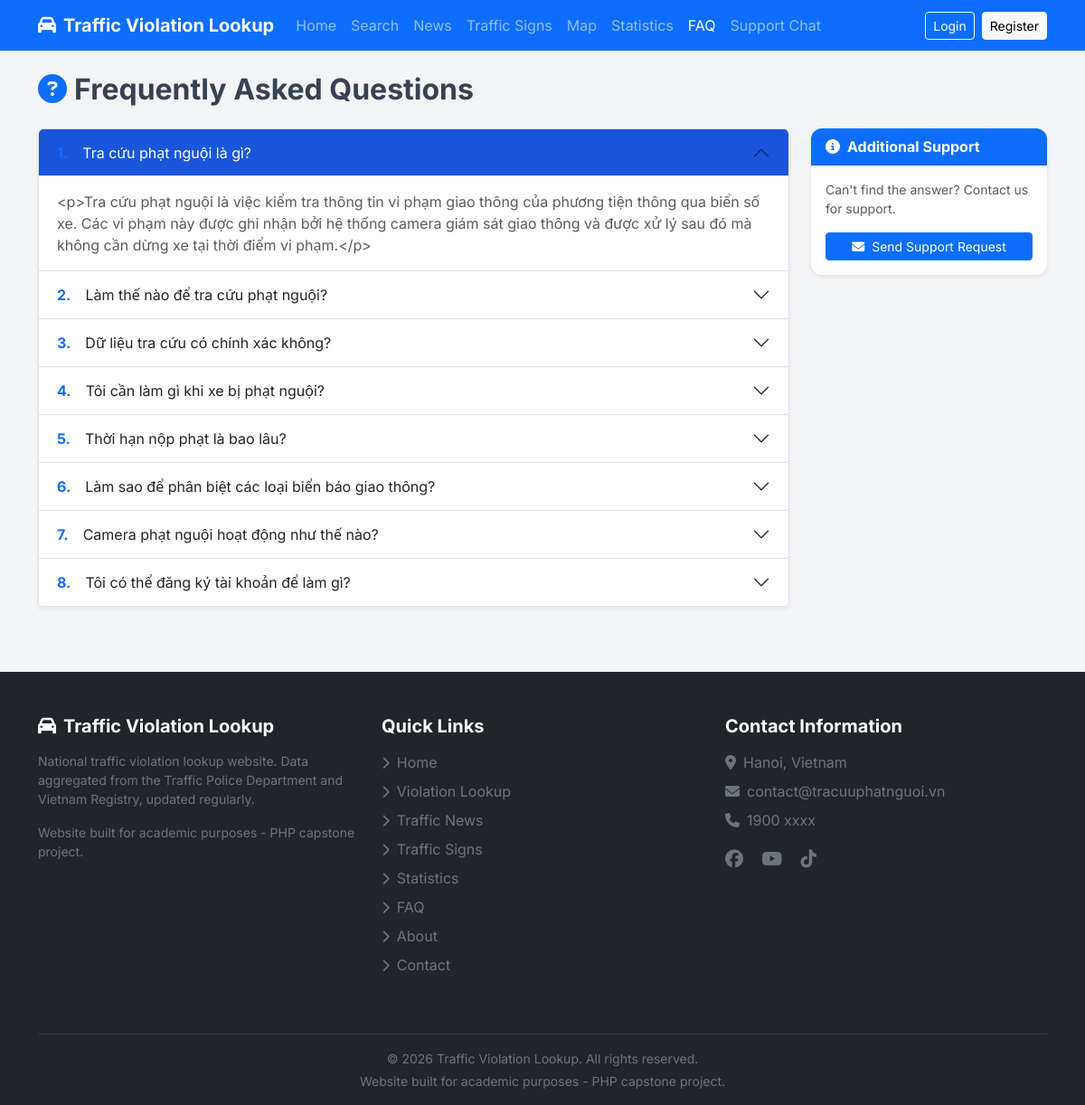
The page /faq on the database as committed earlier.
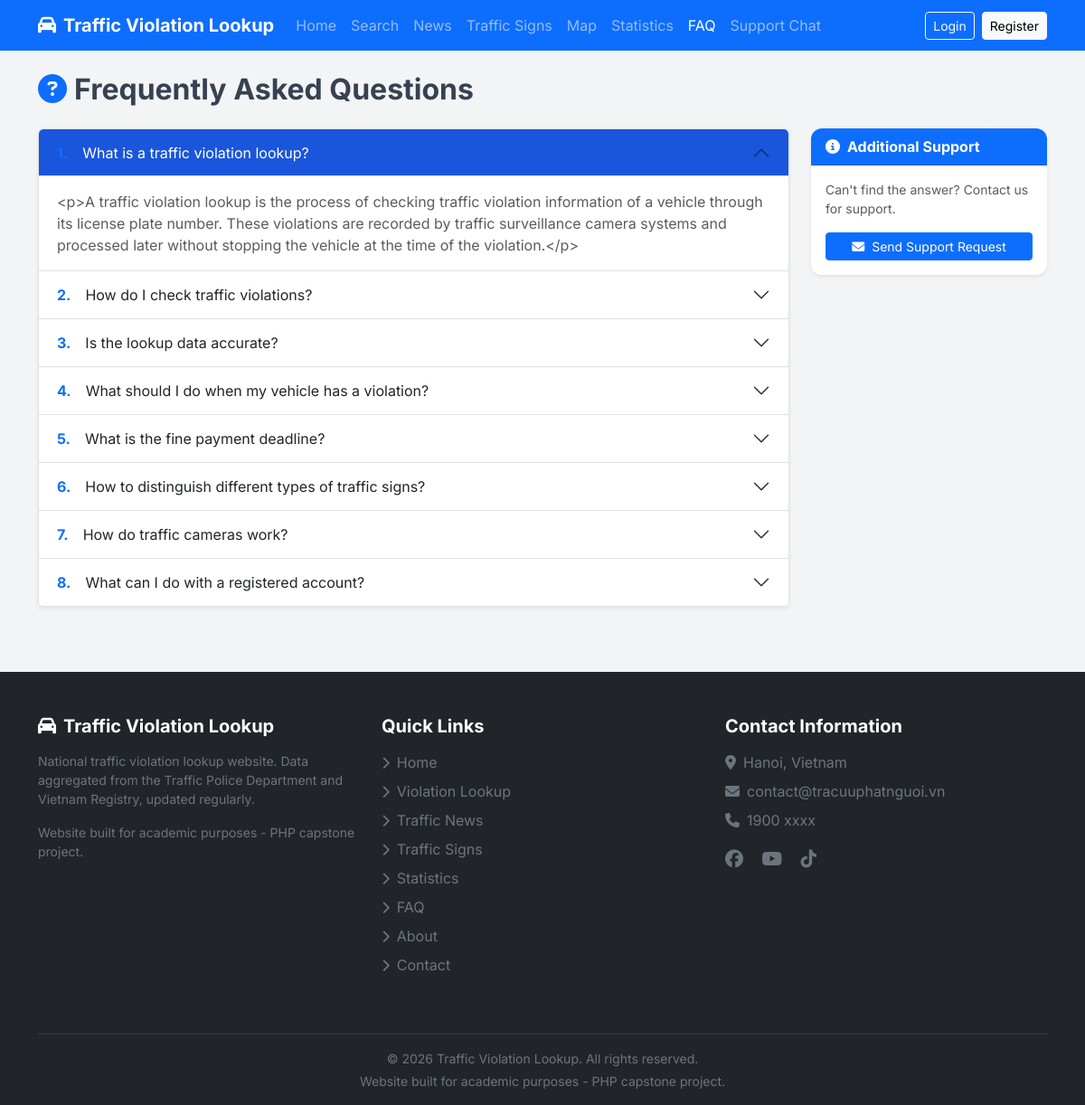
The same page on the database as committed later.
### tables this page shows
CREATE TABLE faqs (
    id INT AUTO_INCREMENT PRIMARY KEY,
    question VARCHAR(500) NOT NULL,
    answer TEXT NOT NULL,
    category VARCHAR(100) NULL,
    sort_order INT NOT NULL DEFAULT 0,
    status TINYINT NOT NULL DEFAULT 1
);

### app/core/Controller.php (called while the page is built, shortened)
<?php
class Controller
{
    protected function view(string $view, array $data = [], string $layout = 'client'): void
    {
        extract($data);
        $viewPath = __DIR__ . '/../views/' . $view . '.php';
        require $viewPath;
    }
}

### app/controllers/client/FaqController.php (called while the page is built, shortened)
<?php
class FaqController extends Controller
{
    public function index(): void
    {
        $faqModel = new Faq();
        $faqs = $faqModel->getActive();
        $this->view('client/faq/index', [
            'title' => 'Frequently Asked Questions',
            'faqs' => $faqs,
        ]);
    }
}

### public/index.php (called while the page is built, shortened)
<?php
spl_autoload_register(function (string $class): void {
    $prefix = 'App\\';
    $baseDir = __DIR__ . '/../app/';
    $relativeClass = substr($class, strlen($prefix));
    $parts = explode('\\', $relativeClass);
    $parts[0] = strtolower($parts[0]);
    if (count($parts) > 1 && $parts[0] === 'controllers') {
        $parts[1] = strtolower($parts[1]);
    }
    $file = $baseDir . implode('/', $parts) . '.php';
});
$router = new App\Core\Router();
$uri = $_SERVER['REQUEST_URI'] ?? '/';
$method = $_SERVER['REQUEST_METHOD'] ?? 'GET';
$router->dispatch($uri, $method);

### app/core/Database.php (called while the page is built, shortened)
<?php
class Database
{
    private static ?Database $instance = null;
    private \PDO $pdo;
    private function __construct()
    {
        $config = require __DIR__ . '/../../config/config.php';
        $dsn = sprintf(
            'mysql:host=%s;dbname=%s;charset=%s',
            $config['db_host'],
            $config['db_name'],
            $config['db_charset']
        );
        $this->pdo = new \PDO($dsn, $config['db_user'], $config['db_pass'], [
            \PDO::ATTR_ERRMODE            => \PDO::ERRMODE_EXCEPTION,
            \PDO::ATTR_DEFAULT_FETCH_MODE => \PDO::FETCH_ASSOC,
            \PDO::ATTR_EMULATE_PREPARES   => false,
        ]);
    }
    public static function getInstance(): self
    {
        if (self::$instance === null) {
            self::$instance = new self();
        }
        return self::$instance;
    }
    public function getConnection(): \PDO
    {
        return $this->pdo;
    }
}

### app/core/Model.php (called while the page is built, shortened)
<?php
class Model
{
    protected PDO $db;
    protected string $table = '';
    public function __construct()
    {
        $this->db = Database::getInstance()->getConnection();
    }
    public function all(array $conditions = [], string $orderBy = '', int $limit = 0, int $offset = 0): array
    {
        $sql = "SELECT * FROM {$this->table}";
        $params = [];
        if (!empty($conditions)) {
            $whereClauses = [];
            foreach ($conditions as $key => $value) {
                $whereClauses[] = "{$key} = :{$key}";
                $params[$key] = $value;
            }
            $sql .= ' WHERE ' . implode(' AND ', $whereClauses);
        }
        if (!empty($orderBy)) {
            $sql .= " ORDER BY {$orderBy}";
        }
        $stmt = $this->db->prepare($sql);
        $stmt->execute($params);
        return $stmt->fetchAll();
    }
}

### app/models/Faq.php (called while the page is built, shortened)
<?php
class Faq extends Model
{
    public function getActive(): array
    {
        return $this->all(['status' => 1], 'sort_order ASC');
    }
}

### app/views/client/faq/index.php (the view, shortened to what the rows shown need)
<div class="container py-4">
    <h2 class="fw-bold mb-4">
        <i class="fas fa-question-circle me-2 text-primary"></i>Frequently Asked Questions
    </h2>
    <?php if (empty($faqs)): ?>
        <div class="text-center py-5">
            <i class="fas fa-question-circle fa-4x text-muted mb-3"></i>
            <h4 class="text-muted">No questions available</h4>
            <p class="text-muted">Please check back later.</p>
        </div>
    <?php else: ?>
        <div class="row">
            <div class="col-lg-9">
                <div class="accordion shadow-sm" id="faqAccordion">
                    <?php foreach ($faqs as $index => $faq): ?>
                        <div class="accordion-item">
                            <h2 class="accordion-header">
                                <button class="accordion-button <?= $index > 0 ? 'collapsed' : '' ?>"
                                        type="button" data-bs-toggle="collapse"
                                        data-bs-target="#faq-<?= $faq['id'] ?>"
                                        aria-expanded="<?= $index === 0 ? 'true' : 'false' ?>">
                                    <span class="text-primary me-3 fw-bold"><?= $index + 1 ?>.</span>
                                    <?= htmlspecialchars($faq['question'], ENT_QUOTES, 'UTF-8') ?>
                                </button>
                            </h2>
                            <div id="faq-<?= $faq['id'] ?>"
                                 class="accordion-collapse collapse <?= $index === 0 ? 'show' : '' ?>"
                                 data-bs-parent="#faqAccordion">
                                <div class="accordion-body text-muted">
                                    <?= nl2br(htmlspecialchars($faq['answer'], ENT_QUOTES, 'UTF-8')) ?>
                                </div>
                            </div>
                        </div>
                    <?php endforeach; ?>
                </div>
            </div>
            <div class="col-lg-3 mt-4 mt-lg-0">
                <div class="card shadow-sm border-0">
                    <div class="card-header bg-primary text-white fw-bold">
                        <i class="fas fa-info-circle me-2"></i>Additional Support
                    </div>
                    <div class="card-body">
                        <p class="text-muted small">Can't find the answer? Contact us for support.</p>
                        <a href="/lien-he" class="btn btn-primary btn-sm w-100">
                            <i class="fas fa-envelope me-2"></i>Send Support Request
                        </a>
                    </div>
                </div>
            </div>
        </div>
    <?php endif; ?>
</div>

### app/core/Router.php (shortened to what the rows shown need)
<?php
class Router
{
    private array $routes = [];
    private function addRoute(string $method, string $uri, string $handler): void
    {
        $pattern = preg_replace('/\{([a-zA-Z_]+)\}/', '(?P<$1>[^/]+)', $uri);
        $pattern = '#^' . $pattern . '$#';
        $this->routes[] = [
            'method'  => $method,
            'pattern' => $pattern,
            'handler' => $handler,
        ];
    }
    public function dispatch(string $uri, string $method): void
    {
        $uri = parse_url($uri, PHP_URL_PATH);
        $uri = rtrim($uri, '/') ?: '/';
        foreach ($this->routes as $route) {
            if ($route['method'] !== strtoupper($method)) {
                continue;
            }
            if (preg_match($route['pattern'], $uri, $matches)) {
                $this->params = array_filter($matches, fn($key) => is_string($key), ARRAY_FILTER_USE_KEY);
                [$controllerPath, $action] = explode('@', $route['handler']);
                $controller = new $controllerClass();
                call_user_func_array([$controller, $action], array_values($this->params));
                return;
            }
        }
    }
}

Rows that differ between the two databases and show on the page:
removed faqs: question "Tra cứu phạt nguội là gì?", answer "<p>Tra cứu phạt nguội là việc kiểm tra thông tin vi phạm giao thông của phương tiện thông qua biển số xe. Các vi phạm này được ghi nhận bởi hệ thống camera giám sát giao thông và được xử lý sau đó mà không cần dừng xe tại thời điểm vi phạm.</p>"
removed faqs: question "Làm thế nào để tra cứu phạt nguội?"
removed faqs: question "Dữ liệu tra cứu có chính xác không?"
removed faqs: question "Tôi cần làm gì khi xe bị phạt nguội?"
removed faqs: question "Thời hạn nộp phạt là bao lâu?"
removed faqs: question "Làm sao để phân biệt các loại biển báo giao thông?"
removed faqs: question "Tôi có thể đăng ký tài khoản để làm gì?"
added faqs: question "What is a traffic violation lookup?", answer "<p>A traffic violation lookup is the process of checking traffic violation information of a vehicle through its license plate number. These violations are recorded by traffic surveillance camera systems and processed later without stopping the vehicle at the time of the violation.</p>"
added faqs: question "How do I check traffic violations?"
added faqs: question "Is the lookup data accurate?"
added faqs: question "What should I do when my vehicle has a violation?"
added faqs: question "What is the fine payment deadline?"
added faqs: question "How to distinguish different types of traffic signs?"
changed faqs: question "Camera phạt nguội hoạt động như thế nào?" → "How do traffic cameras work?"
added faqs: question "What can I do with a registered account?"
